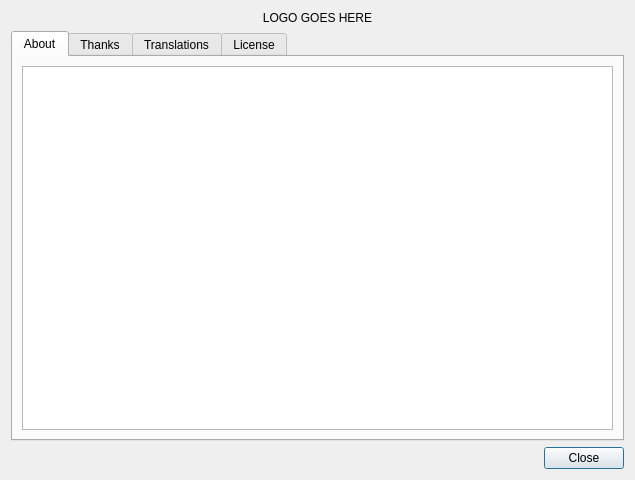
<?xml version="1.0" encoding="UTF-8"?>
<ui version="4.0">
 <class>DialogAbout</class>
 <widget class="QDialog" name="DialogAbout">
  <property name="geometry">
   <rect>
    <x>0</x>
    <y>0</y>
    <width>635</width>
    <height>480</height>
   </rect>
  </property>
  <property name="windowTitle">
   <string>About</string>
  </property>
  <layout class="QVBoxLayout" name="verticalLayout">
   <item>
    <widget class="QLabel" name="label">
     <property name="text">
      <string>LOGO GOES HERE</string>
     </property>
     <property name="alignment">
      <set>Qt::AlignCenter</set>
     </property>
    </widget>
   </item>
   <item>
    <widget class="QTabWidget" name="tabWidget">
     <property name="currentIndex">
      <number>0</number>
     </property>
     <widget class="QWidget" name="tab">
      <attribute name="title">
       <string>About</string>
      </attribute>
      <layout class="QGridLayout" name="gridLayout">
       <item row="0" column="0">
        <widget class="QTextEdit" name="textAbout">
         <property name="font">
          <font>
           <family>Monospace</family>
          </font>
         </property>
         <property name="readOnly">
          <bool>true</bool>
         </property>
        </widget>
       </item>
      </layout>
     </widget>
     <widget class="QWidget" name="tab_2">
      <attribute name="title">
       <string>Thanks</string>
      </attribute>
      <layout class="QGridLayout" name="gridLayout_2">
       <item row="0" column="0">
        <widget class="QTextEdit" name="textThanks">
         <property name="font">
          <font>
           <family>Monospace</family>
          </font>
         </property>
         <property name="readOnly">
          <bool>true</bool>
         </property>
         <property name="html">
          <string>&lt;!DOCTYPE HTML PUBLIC &quot;-//W3C//DTD HTML 4.0//EN&quot; &quot;http://www.w3.org/TR/REC-html40/strict.dtd&quot;&gt;
&lt;html&gt;&lt;head&gt;&lt;meta name=&quot;qrichtext&quot; content=&quot;1&quot; /&gt;&lt;style type=&quot;text/css&quot;&gt;
p, li { white-space: pre-wrap; }
&lt;/style&gt;&lt;/head&gt;&lt;body style=&quot; font-family:'Monospace'; font-size:10pt; font-weight:400; font-style:normal;&quot;&gt;
&lt;p style=&quot; margin-top:0px; margin-bottom:0px; margin-left:0px; margin-right:0px; -qt-block-indent:0; text-indent:0px;&quot;&gt;&lt;span style=&quot; font-size:9pt;&quot;&gt;I would like to thank the original authors of NEdit. For years, it has been my editor of choice. I am truly most productive while using it and can only hope to contribute something as useful.&lt;/span&gt;&lt;/p&gt;&lt;/body&gt;&lt;/html&gt;</string>
         </property>
        </widget>
       </item>
      </layout>
     </widget>
     <widget class="QWidget" name="tab_3">
      <attribute name="title">
       <string>Translations</string>
      </attribute>
      <layout class="QGridLayout" name="gridLayout_3">
       <item row="0" column="0">
        <widget class="QTextEdit" name="textTranslations">
         <property name="font">
          <font>
           <family>Monospace</family>
          </font>
         </property>
         <property name="readOnly">
          <bool>true</bool>
         </property>
         <property name="html">
          <string>&lt;!DOCTYPE HTML PUBLIC &quot;-//W3C//DTD HTML 4.0//EN&quot; &quot;http://www.w3.org/TR/REC-html40/strict.dtd&quot;&gt;
&lt;html&gt;&lt;head&gt;&lt;meta name=&quot;qrichtext&quot; content=&quot;1&quot; /&gt;&lt;style type=&quot;text/css&quot;&gt;
p, li { white-space: pre-wrap; }
&lt;/style&gt;&lt;/head&gt;&lt;body style=&quot; font-family:'Monospace'; font-size:10pt; font-weight:400; font-style:normal;&quot;&gt;
&lt;p style=&quot; margin-top:12px; margin-bottom:12px; margin-left:0px; margin-right:0px; -qt-block-indent:0; text-indent:0px;&quot;&gt;&lt;span style=&quot; font-size:9pt;&quot;&gt;No translations yet!&lt;/span&gt;&lt;/p&gt;
&lt;p style=&quot; margin-top:12px; margin-bottom:12px; margin-left:0px; margin-right:0px; -qt-block-indent:0; text-indent:0px;&quot;&gt;&lt;span style=&quot; font-size:9pt;&quot;&gt;&lt;br /&gt;Care to be the first? Email the author at &lt;/span&gt;&lt;a href=&quot;mailto:evan.teran@gmail.com&quot;&gt;&lt;span style=&quot; font-size:9pt; text-decoration: underline; color:#0057ae;&quot;&gt;evan.teran@gmail.com&lt;/span&gt;&lt;/a&gt;&lt;/p&gt;&lt;/body&gt;&lt;/html&gt;</string>
         </property>
         <property name="textInteractionFlags">
          <set>Qt::LinksAccessibleByMouse|Qt::TextSelectableByMouse</set>
         </property>
        </widget>
       </item>
      </layout>
     </widget>
     <widget class="QWidget" name="tab_4">
      <attribute name="title">
       <string>License</string>
      </attribute>
      <layout class="QGridLayout" name="gridLayout_4">
       <item row="0" column="0">
        <widget class="QPlainTextEdit" name="textLicense">
         <property name="font">
          <font>
           <family>Monospace</family>
          </font>
         </property>
         <property name="lineWrapMode">
          <enum>QPlainTextEdit::NoWrap</enum>
         </property>
         <property name="readOnly">
          <bool>true</bool>
         </property>
         <property name="plainText">
          <string>                    GNU GENERAL PUBLIC LICENSE
                       Version 2, June 1991

 Copyright (C) 1989, 1991 Free Software Foundation, Inc.,
 51 Franklin Street, Fifth Floor, Boston, MA 02110-1301 USA
 Everyone is permitted to copy and distribute verbatim copies
 of this license document, but changing it is not allowed.

                            Preamble

  The licenses for most software are designed to take away your
freedom to share and change it.  By contrast, the GNU General Public
License is intended to guarantee your freedom to share and change free
software--to make sure the software is free for all its users.  This
General Public License applies to most of the Free Software
Foundation's software and to any other program whose authors commit to
using it.  (Some other Free Software Foundation software is covered by
the GNU Lesser General Public License instead.)  You can apply it to
your programs, too.

  When we speak of free software, we are referring to freedom, not
price.  Our General Public Licenses are designed to make sure that you
have the freedom to distribute copies of free software (and charge for
this service if you wish), that you receive source code or can get it
if you want it, that you can change the software or use pieces of it
in new free programs; and that you know you can do these things.

  To protect your rights, we need to make restrictions that forbid
anyone to deny you these rights or to ask you to surrender the rights.
These restrictions translate to certain responsibilities for you if you
distribute copies of the software, or if you modify it.

  For example, if you distribute copies of such a program, whether
gratis or for a fee, you must give the recipients all the rights that
you have.  You must make sure that they, too, receive or can get the
source code.  And you must show them these terms so they know their
rights.

  We protect your rights with two steps: (1) copyright the software, and
(2) offer you this license which gives you legal permission to copy,
distribute and/or modify the software.

  Also, for each author's protection and ours, we want to make certain
that everyone understands that there is no warranty for this free
software.  If the software is modified by someone else and passed on, we
want its recipients to know that what they have is not the original, so
that any problems introduced by others will not reflect on the original
authors' reputations.

  Finally, any free program is threatened constantly by software
patents.  We wish to avoid the danger that redistributors of a free
program will individually obtain patent licenses, in effect making the
program proprietary.  To prevent this, we have made it clear that any
patent must be licensed for everyone's free use or not licensed at all.

  The precise terms and conditions for copying, distribution and
modification follow.

                    GNU GENERAL PUBLIC LICENSE
   TERMS AND CONDITIONS FOR COPYING, DISTRIBUTION AND MODIFICATION

  0. This License applies to any program or other work which contains
a notice placed by the copyright holder saying it may be distributed
under the terms of this General Public License.  The &quot;Program&quot;, below,
refers to any such program or work, and a &quot;work based on the Program&quot;
means either the Program or any derivative work under copyright law:
that is to say, a work containing the Program or a portion of it,
either verbatim or with modifications and/or translated into another
language.  (Hereinafter, translation is included without limitation in
the term &quot;modification&quot;.)  Each licensee is addressed as &quot;you&quot;.

Activities other than copying, distribution and modification are not
covered by this License; they are outside its scope.  The act of
running the Program is not restricted, and the output from the Program
is covered only if its contents constitute a work based on the
Program (independent of having been made by running the Program).
Whether that is true depends on what the Program does.

  1. You may copy and distribute verbatim copies of the Program's
source code as you receive it, in any medium, provided that you
conspicuously and appropriately publish on each copy an appropriate
copyright notice and disclaimer of warranty; keep intact all the
notices that refer to this License and to the absence of any warranty;
and give any other recipients of the Program a copy of this License
along with the Program.

You may charge a fee for the physical act of transferring a copy, and
you may at your option offer warranty protection in exchange for a fee.

  2. You may modify your copy or copies of the Program or any portion
of it, thus forming a work based on the Program, and copy and
distribute such modifications or work under the terms of Section 1
above, provided that you also meet all of these conditions:

    a) You must cause the modified files to carry prominent notices
    stating that you changed the files and the date of any change.

    b) You must cause any work that you distribute or publish, that in
    whole or in part contains or is derived from the Program or any
    part thereof, to be licensed as a whole at no charge to all third
    parties under the terms of this License.

    c) If the modified program normally reads commands interactively
    when run, you must cause it, when started running for such
    interactive use in the most ordinary way, to print or display an
    announcement including an appropriate copyright notice and a
    notice that there is no warranty (or else, saying that you provide
    a warranty) and that users may redistribute the program under
    these conditions, and telling the user how to view a copy of this
    License.  (Exception: if the Program itself is interactive but
    does not normally print such an announcement, your work based on
    the Program is not required to print an announcement.)

These requirements apply to the modified work as a whole.  If
identifiable sections of that work are not derived from the Program,
and can be reasonably considered independent and separate works in
themselves, then this License, and its terms, do not apply to those
sections when you distribute them as separate works.  But when you
distribute the same sections as part of a whole which is a work based
on the Program, the distribution of the whole must be on the terms of
this License, whose permissions for other licensees extend to the
entire whole, and thus to each and every part regardless of who wrote it.

Thus, it is not the intent of this section to claim rights or contest
your rights to work written entirely by you; rather, the intent is to
exercise the right to control the distribution of derivative or
collective works based on the Program.

In addition, mere aggregation of another work not based on the Program
with the Program (or with a work based on the Program) on a volume of
a storage or distribution medium does not bring the other work under
the scope of this License.

  3. You may copy and distribute the Program (or a work based on it,
under Section 2) in object code or executable form under the terms of
Sections 1 and 2 above provided that you also do one of the following:

    a) Accompany it with the complete corresponding machine-readable
    source code, which must be distributed under the terms of Sections
    1 and 2 above on a medium customarily used for software interchange; or,

    b) Accompany it with a written offer, valid for at least three
    years, to give any third party, for a charge no more than your
    cost of physically performing source distribution, a complete
    machine-readable copy of the corresponding source code, to be
    distributed under the terms of Sections 1 and 2 above on a medium
    customarily used for software interchange; or,

    c) Accompany it with the information you received as to the offer
    to distribute corresponding source code.  (This alternative is
    allowed only for noncommercial distribution and only if you
    received the program in object code or executable form with such
    an offer, in accord with Subsection b above.)

The source code for a work means the preferred form of the work for
making modifications to it.  For an executable work, complete source
code means all the source code for all modules it contains, plus any
associated interface definition files, plus the scripts used to
control compilation and installation of the executable.  However, as a
special exception, the source code distributed need not include
anything that is normally distributed (in either source or binary
form) with the major components (compiler, kernel, and so on) of the
operating system on which the executable runs, unless that component
itself accompanies the executable.

If distribution of executable or object code is made by offering
access to copy from a designated place, then offering equivalent
access to copy the source code from the same place counts as
distribution of the source code, even though third parties are not
compelled to copy the source along with the object code.

  4. You may not copy, modify, sublicense, or distribute the Program
except as expressly provided under this License.  Any attempt
otherwise to copy, modify, sublicense or distribute the Program is
void, and will automatically terminate your rights under this License.
However, parties who have received copies, or rights, from you under
this License will not have their licenses terminated so long as such
parties remain in full compliance.

  5. You are not required to accept this License, since you have not
signed it.  However, nothing else grants you permission to modify or
distribute the Program or its derivative works.  These actions are
prohibited by law if you do not accept this License.  Therefore, by
modifying or distributing the Program (or any work based on the
Program), you indicate your acceptance of this License to do so, and
all its terms and conditions for copying, distributing or modifying
the Program or works based on it.

  6. Each time you redistribute the Program (or any work based on the
Program), the recipient automatically receives a license from the
original licensor to copy, distribute or modify the Program subject to
these terms and conditions.  You may not impose any further
restrictions on the recipients' exercise of the rights granted herein.
You are not responsible for enforcing compliance by third parties to
this License.

  7. If, as a consequence of a court judgment or allegation of patent
infringement or for any other reason (not limited to patent issues),
conditions are imposed on you (whether by court order, agreement or
otherwise) that contradict the conditions of this License, they do not
excuse you from the conditions of this License.  If you cannot
distribute so as to satisfy simultaneously your obligations under this
License and any other pertinent obligations, then as a consequence you
may not distribute the Program at all.  For example, if a patent
license would not permit royalty-free redistribution of the Program by
all those who receive copies directly or indirectly through you, then
the only way you could satisfy both it and this License would be to
refrain entirely from distribution of the Program.

If any portion of this section is held invalid or unenforceable under
any particular circumstance, the balance of the section is intended to
apply and the section as a whole is intended to apply in other
circumstances.

It is not the purpose of this section to induce you to infringe any
patents or other property right claims or to contest validity of any
such claims; this section has the sole purpose of protecting the
integrity of the free software distribution system, which is
implemented by public license practices.  Many people have made
generous contributions to the wide range of software distributed
through that system in reliance on consistent application of that
system; it is up to the author/donor to decide if he or she is willing
to distribute software through any other system and a licensee cannot
impose that choice.

This section is intended to make thoroughly clear what is believed to
be a consequence of the rest of this License.

  8. If the distribution and/or use of the Program is restricted in
certain countries either by patents or by copyrighted interfaces, the
original copyright holder who places the Program under this License
may add an explicit geographical distribution limitation excluding
those countries, so that distribution is permitted only in or among
countries not thus excluded.  In such case, this License incorporates
the limitation as if written in the body of this License.

  9. The Free Software Foundation may publish revised and/or new versions
of the General Public License from time to time.  Such new versions will
be similar in spirit to the present version, but may differ in detail to
address new problems or concerns.

Each version is given a distinguishing version number.  If the Program
specifies a version number of this License which applies to it and &quot;any
later version&quot;, you have the option of following the terms and conditions
either of that version or of any later version published by the Free
Software Foundation.  If the Program does not specify a version number of
this License, you may choose any version ever published by the Free Software
Foundation.

  10. If you wish to incorporate parts of the Program into other free
programs whose distribution conditions are different, write to the author
to ask for permission.  For software which is copyrighted by the Free
Software Foundation, write to the Free Software Foundation; we sometimes
make exceptions for this.  Our decision will be guided by the two goals
of preserving the free status of all derivatives of our free software and
of promoting the sharing and reuse of software generally.

                            NO WARRANTY

  11. BECAUSE THE PROGRAM IS LICENSED FREE OF CHARGE, THERE IS NO WARRANTY
FOR THE PROGRAM, TO THE EXTENT PERMITTED BY APPLICABLE LAW.  EXCEPT WHEN
OTHERWISE STATED IN WRITING THE COPYRIGHT HOLDERS AND/OR OTHER PARTIES
PROVIDE THE PROGRAM &quot;AS IS&quot; WITHOUT WARRANTY OF ANY KIND, EITHER EXPRESSED
OR IMPLIED, INCLUDING, BUT NOT LIMITED TO, THE IMPLIED WARRANTIES OF
MERCHANTABILITY AND FITNESS FOR A PARTICULAR PURPOSE.  THE ENTIRE RISK AS
TO THE QUALITY AND PERFORMANCE OF THE PROGRAM IS WITH YOU.  SHOULD THE
PROGRAM PROVE DEFECTIVE, YOU ASSUME THE COST OF ALL NECESSARY SERVICING,
REPAIR OR CORRECTION.

  12. IN NO EVENT UNLESS REQUIRED BY APPLICABLE LAW OR AGREED TO IN WRITING
WILL ANY COPYRIGHT HOLDER, OR ANY OTHER PARTY WHO MAY MODIFY AND/OR
REDISTRIBUTE THE PROGRAM AS PERMITTED ABOVE, BE LIABLE TO YOU FOR DAMAGES,
INCLUDING ANY GENERAL, SPECIAL, INCIDENTAL OR CONSEQUENTIAL DAMAGES ARISING
OUT OF THE USE OR INABILITY TO USE THE PROGRAM (INCLUDING BUT NOT LIMITED
TO LOSS OF DATA OR DATA BEING RENDERED INACCURATE OR LOSSES SUSTAINED BY
YOU OR THIRD PARTIES OR A FAILURE OF THE PROGRAM TO OPERATE WITH ANY OTHER
PROGRAMS), EVEN IF SUCH HOLDER OR OTHER PARTY HAS BEEN ADVISED OF THE
POSSIBILITY OF SUCH DAMAGES.

                     END OF TERMS AND CONDITIONS

            How to Apply These Terms to Your New Programs

  If you develop a new program, and you want it to be of the greatest
possible use to the public, the best way to achieve this is to make it
free software which everyone can redistribute and change under these terms.

  To do so, attach the following notices to the program.  It is safest
to attach them to the start of each source file to most effectively
convey the exclusion of warranty; and each file should have at least
the &quot;copyright&quot; line and a pointer to where the full notice is found.

    &lt;one line to give the program's name and a brief idea of what it does.&gt;
    Copyright (C) &lt;year&gt;  &lt;name of author&gt;

    This program is free software; you can redistribute it and/or modify
    it under the terms of the GNU General Public License as published by
    the Free Software Foundation; either version 2 of the License, or
    (at your option) any later version.

    This program is distributed in the hope that it will be useful,
    but WITHOUT ANY WARRANTY; without even the implied warranty of
    MERCHANTABILITY or FITNESS FOR A PARTICULAR PURPOSE.  See the
    GNU General Public License for more details.

    You should have received a copy of the GNU General Public License along
    with this program; if not, write to the Free Software Foundation, Inc.,
    51 Franklin Street, Fifth Floor, Boston, MA 02110-1301 USA.

Also add information on how to contact you by electronic and paper mail.

If the program is interactive, make it output a short notice like this
when it starts in an interactive mode:

    Gnomovision version 69, Copyright (C) year name of author
    Gnomovision comes with ABSOLUTELY NO WARRANTY; for details type `show w'.
    This is free software, and you are welcome to redistribute it
    under certain conditions; type `show c' for details.

The hypothetical commands `show w' and `show c' should show the appropriate
parts of the General Public License.  Of course, the commands you use may
be called something other than `show w' and `show c'; they could even be
mouse-clicks or menu items--whatever suits your program.

You should also get your employer (if you work as a programmer) or your
school, if any, to sign a &quot;copyright disclaimer&quot; for the program, if
necessary.  Here is a sample; alter the names:

  Yoyodyne, Inc., hereby disclaims all copyright interest in the program
  `Gnomovision' (which makes passes at compilers) written by James Hacker.

  &lt;signature of Ty Coon&gt;, 1 April 1989
  Ty Coon, President of Vice

This General Public License does not permit incorporating your program into
proprietary programs.  If your program is a subroutine library, you may
consider it more useful to permit linking proprietary applications with the
library.  If this is what you want to do, use the GNU Lesser General
Public License instead of this License.
</string>
         </property>
        </widget>
       </item>
      </layout>
     </widget>
    </widget>
   </item>
   <item>
    <widget class="QDialogButtonBox" name="buttonBox">
     <property name="orientation">
      <enum>Qt::Horizontal</enum>
     </property>
     <property name="standardButtons">
      <set>QDialogButtonBox::Close</set>
     </property>
    </widget>
   </item>
  </layout>
 </widget>
 <resources/>
 <connections>
  <connection>
   <sender>buttonBox</sender>
   <signal>rejected()</signal>
   <receiver>DialogAbout</receiver>
   <slot>reject()</slot>
   <hints>
    <hint type="sourcelabel">
     <x>579</x>
     <y>454</y>
    </hint>
    <hint type="destinationlabel">
     <x>591</x>
     <y>435</y>
    </hint>
   </hints>
  </connection>
 </connections>
</ui>
